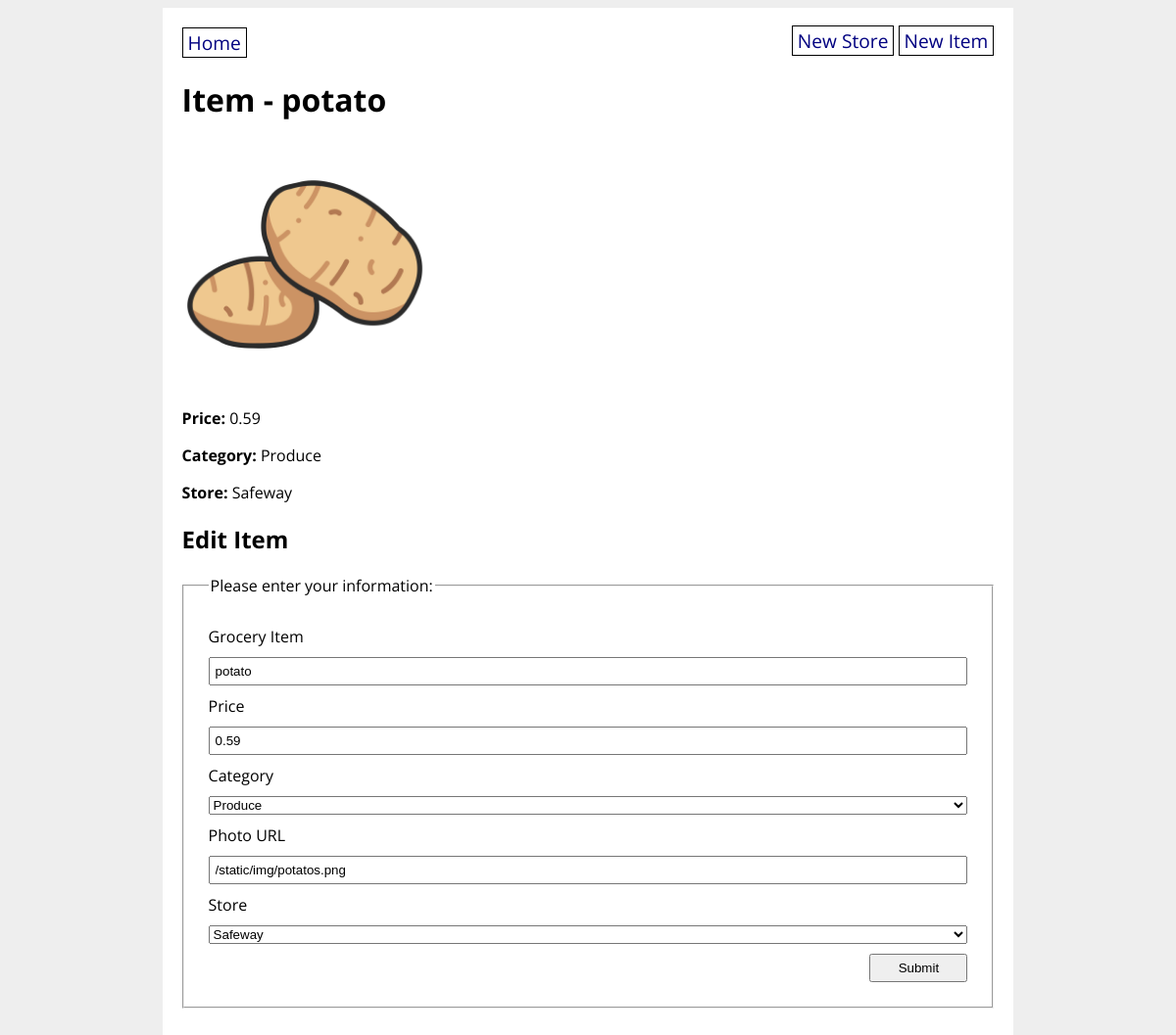
Page /item/1 on the committed database.
### grocery_app/models.py (models this page shows, shortened)
class GroceryItem(db.Model):
    id = db.Column(db.Integer, primary_key=True)
    name = db.Column(db.String(80), nullable=False)
    price = db.Column(db.Float(precision=2), nullable=False)
    category = db.Column(db.Enum(ItemCategory), default=ItemCategory.OTHER)
    photo_url = db.Column(URLType)
    store_id = db.Column(
        db.Integer, db.ForeignKey('grocery_store.id'), nullable=False)
    store = db.relationship('GroceryStore', back_populates='items')

class GroceryStore(db.Model):
    id = db.Column(db.Integer, primary_key=True)
    title = db.Column(db.String(80), nullable=False)
    address = db.Column(db.String(200), nullable=False)
    items = db.relationship('GroceryItem', back_populates='store')
    def __str__(self):
        return f'{self.title}'

### grocery_app/routes.py (the view, shortened to what this page needs)
@main.route('/item/<item_id>', methods=['GET', 'POST'])
def item_detail(item_id):
    item = GroceryItem.query.get(item_id)
    form = GroceryItemForm(obj=item)
    item = GroceryItem.query.get(item_id)
    return render_template('item_detail.html', item=item, form=form)

### grocery_app/forms.py
class GroceryItemForm(FlaskForm):
    name = StringField('Grocery Item', validators=[DataRequired()])
    price = FloatField('Price', validators=[DataRequired()])
    category = SelectField('Category', choices=ItemCategory.choices())
    photo_url = StringField('Photo URL')
    store = QuerySelectField('Store',
        query_factory=lambda: GroceryStore.query, allow_blank=False)
    submit = SubmitField('Submit')

### grocery_app/utils.py (called while the page is built)
    def __str__(self):
        return str(self.value)

### grocery_app/templates/item_detail.html (shortened to what this page needs)
{% extends 'base.html' %}
{% block content %}
<h1>Item - {{ item.name }}</h1>
<p><img src="{{ item.photo_url }}" width="250px" height="250px"></p>
<p><strong>Price:</strong> {{ item.price }}</p>
<p><strong>Category:</strong> {{ item.category }}</p>
<p><strong>Store:</strong> {{ item.store.title }}</p>
<h2>Edit Item</h2>
<form method="POST" action="{{ url_for('main.item_detail', item_id=item.id) }}">
    <fieldset>
        <legend>Please enter your information:</legend>
        {{ form.name.label }}
        {{ form.name }}
        {{ form.price.label }}
        {{ form.price }}
        {{ form.category.label }}
        {{ form.category }}
        {{ form.photo_url.label }}
        {{ form.photo_url }}
        {{ form.store.label }}
        {{ form.store }}
        {{ form.submit }}
    </fieldset>
</form>
{% endblock %}

### grocery_app/static/style.css (style rules this page uses)
body { display: flex; flex-direction: column; align-items: center; background-color: #eee; font-family: 'Open Sans', sans-serif; }
fieldset { display: flex; flex-direction: column; margin: 20px 0; padding: 20px; }
fieldset * { margin: 5px; }
fieldset input { padding: 5px; }
input[type=submit] { width: 100px; align-self: flex-end; }

### rows in the picture
GroceryItem: name "potato", photo_url (picture), price "0.59", category "Produce", photo_url "/static/img/potatos.png", store "Safeway"
GroceryStore: store "Safeway"
